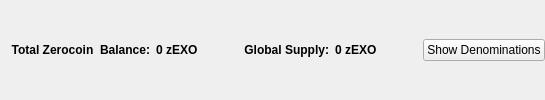
                       <widget class="QFrame" name="balanceSupplyFrame">
                        <layout class="QHBoxLayout" name="horizontalLayout_2" stretch="0,0,0,1,0">
                         <property name="rightMargin">
                          <number>0</number>
                         </property>
                         <item>
                          <layout class="QHBoxLayout" name="horizontalLayout_34">
                           <item>
                            <widget class="QLabel" name="labelzAvailableText_3">
                             <property name="font">
                              <font>
                               <weight>75</weight>
                               <bold>true</bold>
                              </font>
                             </property>
                             <property name="toolTip">
                              <string>Total Balance including unconfirmed and immature zEXO</string>
                             </property>
                             <property name="text">
                              <string>Total Zerocoin  Balance:</string>
                             </property>
                             <property name="alignment">
                              <set>Qt::AlignRight|Qt::AlignTrailing|Qt::AlignVCenter</set>
                             </property>
                            </widget>
                           </item>
                           <item>
                            <widget class="QLabel" name="labelzAvailableAmount_4">
                             <property name="minimumSize">
                              <size>
                               <width>40</width>
                               <height>0</height>
                              </size>
                             </property>
                             <property name="font">
                              <font>
                               <weight>75</weight>
                               <bold>true</bold>
                              </font>
                             </property>
                             <property name="toolTip">
                              <string>Total Balance including unconfirmed and immature zEXO</string>
                             </property>
                             <property name="text">
                              <string>0 zEXO</string>
                             </property>
                             <property name="alignment">
                              <set>Qt::AlignLeading|Qt::AlignLeft|Qt::AlignVCenter</set>
                             </property>
                            </widget>
                           </item>
                          </layout>
                         </item>
                         <item>
                          <spacer name="horizontalSpacer_32">
                           <property name="orientation">
                            <enum>Qt::Horizontal</enum>
                           </property>
                           <property name="sizeHint" stdset="0">
                            <size>
                             <width>40</width>
                             <height>20</height>
                            </size>
                           </property>
                          </spacer>
                         </item>
                         <item>
                          <layout class="QHBoxLayout" name="horizontalLayout_35">
                           <item>
                            <widget class="QLabel" name="labelZsupplyText_2">
                             <property name="font">
                              <font>
                               <weight>75</weight>
                               <bold>true</bold>
                              </font>
                             </property>
                             <property name="text">
                              <string>Global Supply:</string>
                             </property>
                             <property name="alignment">
                              <set>Qt::AlignRight|Qt::AlignTrailing|Qt::AlignVCenter</set>
                             </property>
                            </widget>
                           </item>
                           <item>
                            <widget class="QLabel" name="labelZsupplyAmount_2">
                             <property name="font">
                              <font>
                               <weight>75</weight>
                               <bold>true</bold>
                              </font>
                             </property>
                             <property name="text">
                              <string>0 zEXO</string>
                             </property>
                            </widget>
                           </item>
                          </layout>
                         </item>
                         <item>
                          <spacer name="horizontalSpacer_31">
                           <property name="orientation">
                            <enum>Qt::Horizontal</enum>
                           </property>
                           <property name="sizeHint" stdset="0">
                            <size>
                             <width>40</width>
                             <height>20</height>
                            </size>
                           </property>
                          </spacer>
                         </item>
                         <item>
                          <widget class="QPushButton" name="pushButtonShowDenoms">
                           <property name="toolTip">
                            <string>Show zEXO denominations list</string>
                           </property>
                           <property name="text">
                            <string>Show Denominations</string>
                           </property>
                          </widget>
                         </item>
                        </layout>
                       </widget>
